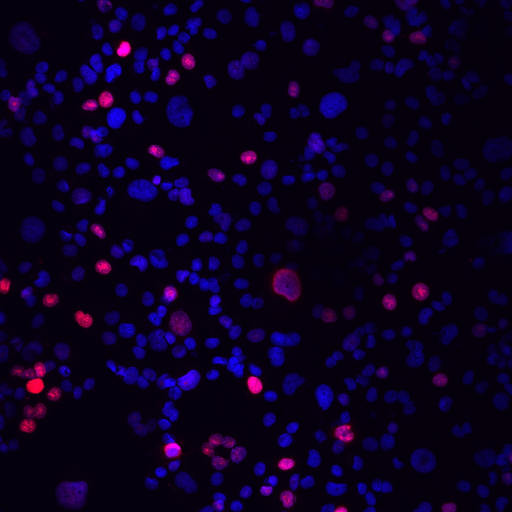
#> input picture dataset/cells/cells_new/1(13).jpg, 1024 x 1024 px (shown at 1/2 size); its folder holds only this picture in this run
$ python CellsCount.py
#> lines starting #> are read from the running program, lines starting #| are printed output that depends on the picture; after the words box and inside, x2 and y2 are one past the last pixel; in counts of white or black regions, pixels touching at a corner belong together; long printed decimals are rounded
import os

import cv2
import numpy as np

# pathToImages = "/home/slobodanka/Documents/masterThesis/CellsProject-master/images/"
pathToImages = "../dataset/cells/cells_new"

dictPhotos = {}
dictPhotos = {
    "1(5)": 11,
    "1(6)": 11,
    "1(7)": 95,
    "1(9)": 12,
    "1(13)": 360,
    "1(30)": 145,
    "1(31)": 128,
    "1(38)": 45,
    "1(41)": 189,
    "1(42)": 123
}


def segment(img):
    new_img = np.copy(img)
    new_img = np.float64(new_img)
    pos = new_img > (np.mean(img) + 20)
    new_img[pos] += 100
    others = new_img < (np.mean(img) + 20)
    new_img[new_img > 255] = 255
    new_img[others] -= 100
    new_img[new_img < 0] = 0
    return new_img


def threshold(img):
    img = np.uint8(img)
    return img


def count_cells(img, oimg):
    ret, thresh = cv2.threshold(img, 127, 255, cv2.THRESH_BINARY)
    contours, hierarchy = cv2.findContours(thresh, cv2.RETR_TREE, cv2.CHAIN_APPROX_SIMPLE)
    cv2.drawContours(oimg, contours, -1, (0, 255, 255), 1)
    # print("The number of cells are", len(contours))

    count = 0
    for c in contours:
        M = cv2.moments(c)
        denom = M['m00']
        if denom == 0:
            denom = 1
        cX = int(M['m10'] / denom)
        cY = int(M['m01'] / denom)

        if cv2.contourArea(c) < 400:
            continue

        if cX != cY:
            cv2.drawContours(oimg, [c], -1, (0, 255, 0), 2)
            count += 1
    # print('COUNT', count)

    # return oimg
    return count


def process_image(srcImg):
    oimg = np.copy(srcImg)
    hsv = cv2.cvtColor(srcImg, cv2.COLOR_BGR2HSV)
    h, s, v = cv2.split(hsv)
    img = v
    # cv2.imshow("Gray2.tif", img)
    clahe = cv2.createCLAHE(clipLimit=2.0, tileGridSize=(8, 8))

    img = clahe.apply(img)
    #    cv2.imshow('filtered', img)

    kernel = np.ones((3, 3), np.uint8)
    img = cv2.erode(img, kernel, iterations=1)
    #  cv2.imshow('erode', img)

    img = segment(img)
    #   cv2.imshow('segment', img)
    img = threshold(img)
    #    cv2.imshow('threshold', img)

    # img = cv2.GaussianBlur(img, (10,10), 0)
    img = cv2.medianBlur(img, 5)
    #    cv2.imshow('median', img)
    numberOfCells = count_cells(img, oimg)


    horizontalOutputImage = np.concatenate((srcImg, oimg), axis=1)
    cv2.imshow("src + final", horizontalOutputImage)

    cv2.imshow("final", oimg)

    #k = cv2.waitKey(0)

    return numberOfCells


# cv2.destroyAllWindows()


def calcPercentage(imgName, numberOfCells):
    imageName = imgName.split('.')[0]
    # print("ImageNumber: ", imageNumber, " cells: ", dictPhotos[imageNumber], " observed: ",\
    #      numberOfCells, "percentage:", (100.0 -percentage), "or real:", percentage)
    percentage = min(dictPhotos[imageName], numberOfCells) / max((dictPhotos[imageName], numberOfCells)) * 100
    print("ImageNumber: ", imageName, " cells: ", dictPhotos[imageName], " observed: ", \
          numberOfCells, "percentage:", percentage)
    return percentage


def main():
    globalSum = 0
    globalCount = 0
    dirs = os.listdir(pathToImages)
    for imgName in dirs:
        img = cv2.imread(os.path.join(pathToImages, imgName))
#> img is the input picture: shape (1024, 1024, 3); mean B, G, R 33, 0.4, 11.3

        # [6 lines of commented-out code are left out]

        if img is not None:
            print(imgName)
            numberOfCells = process_image(img)
#> in process_image, `h, s, v = cv2.split(hsv)`:
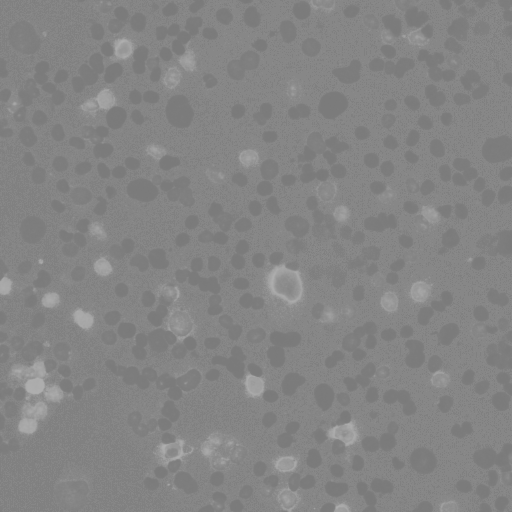
#> h: shape (1024, 1024) (shown at 1/2 size); min 120, max 177, mean 132.2
#> in process_image, `h, s, v = cv2.split(hsv)`:
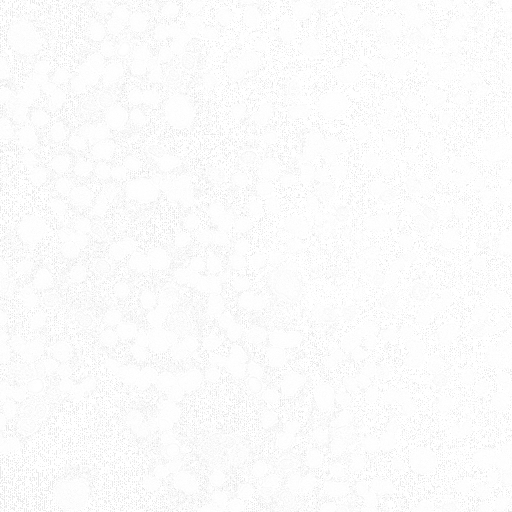
#> s: shape (1024, 1024) (shown at 1/2 size); min 175, max 255, mean 251.2
#> in segment, `pos = new_img > (np.mean(img) + 20)`:
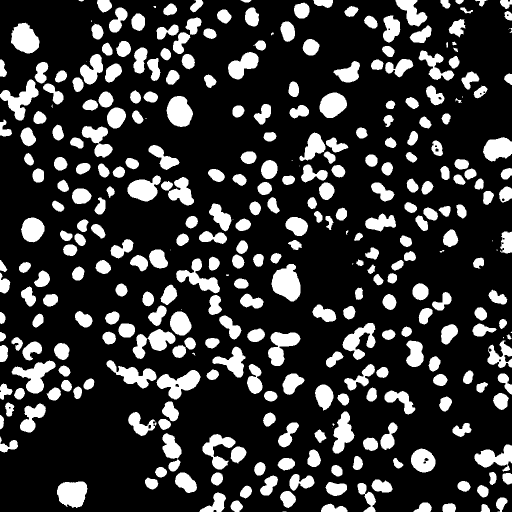
#> pos: shape (1024, 1024) bool (shown at 1/2 size); 21.1% white; 336 white regions (22 under 20 px), largest, box (x1, y1, x2, y2) and area: (543, 528, 601, 603) 3021, (313, 740, 401, 799) 2627, (23, 721, 111, 787) 2567
#> in segment, `new_img[new_img > 255] = 255`:
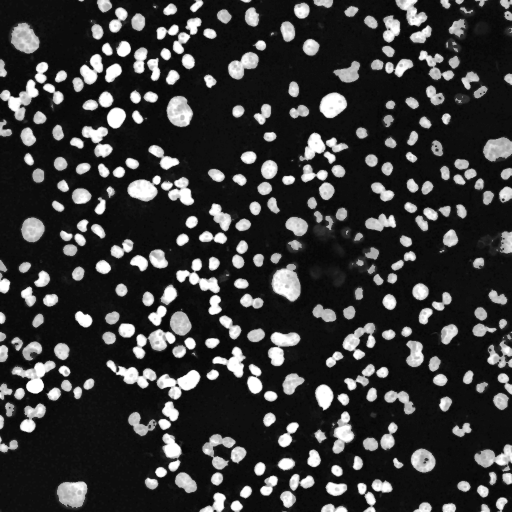
#> new_img: shape (1024, 1024) float64 (shown at 1/2 size); min 4, max 255, mean 57
#> in count_cells, `ret, thresh = cv2.threshold(img, 127, 255, cv2.THRESH_BINARY)`:
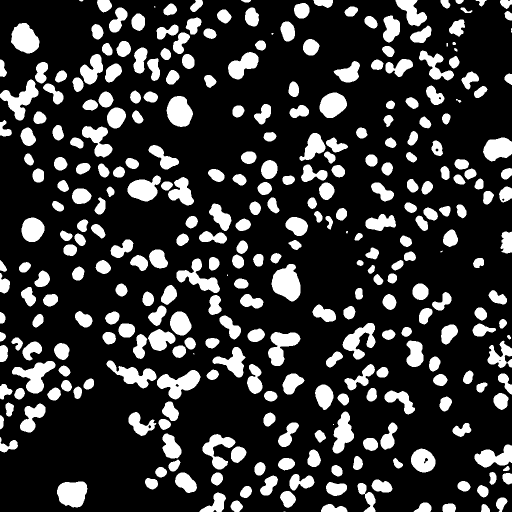
#> thresh: shape (1024, 1024) (shown at 1/2 size); 20.9% white; 322 white regions (9 under 20 px)
#> in count_cells, `contours, hierarchy = cv2.findContours(thresh, cv2.RETR_TREE, cv2.CHAI..`: contours = 329 contours, 13 with area under 20; largest, box (x1, y1, x2, y2) and area: (543, 528, 601, 603) 2920, (314, 740, 401, 799) 2546, (24, 722, 111, 787) 2435, (114, 963, 175, 1015) 2432, (0, 159, 77, 241) 2418
#> the loop in count_cells, `for c in contours:` made 329 passes
#> (c, cX, cY) on passes 1, 42: ([[567, 1023], [570, 1023]], 0, 0), ([[666, 848], [666, 849], [667, 849], [667, 848]], 666, 848)
#> after the loop in count_cells, `for c in contours:`:
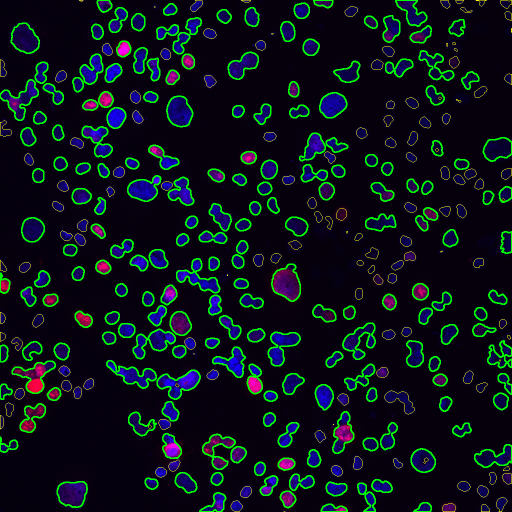
#> oimg: shape (1024, 1024, 3) (shown at 1/2 size); mean B, G, R 27.2, 21.8, 11.3
#> after the loop in count_cells, `for c in contours:`: count = 195
#> in process_image, `horizontalOutputImage = np.concatenate((srcImg, oimg), axis=1)`:
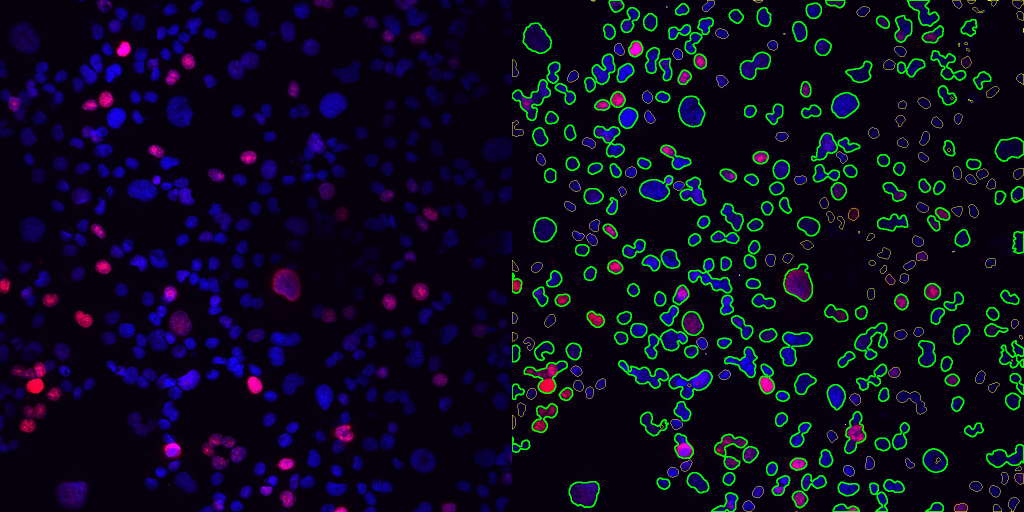
#> horizontalOutputImage: shape (1024, 2048, 3) (shown at 1/2 size); mean B, G, R 30.1, 11.1, 11.3
#> numberOfCells = 195
            globalSum += calcPercentage(imgName, numberOfCells)
#> in calcPercentage, `percentage = min(dictPhotos[imageName], numberOfCells) / max((dictPhot..`: percentage = 54.17
#| ImageNumber:  1(13)  cells:  360  observed:  195 percentage: 54.167
#> globalSum = 54.17
            globalCount += 1

    print("Final percentage: ", globalSum / float(globalCount))
#| Final percentage:  54.167


main()

$ run again, on dataset/cells/cells_new/1(41).jpg
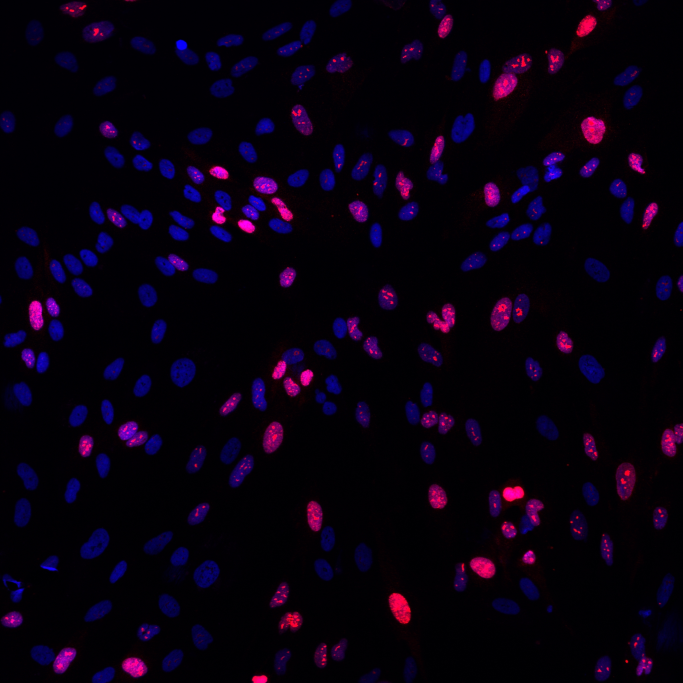
#> input picture dataset/cells/cells_new/1(41).jpg, 2048 x 2048 px (shown at 1/3 size)
#> in main, img is the input picture: shape (2048, 2048, 3); mean B, G, R 15.6, 0.4, 8.5
#> hsv: shape (2048, 2048, 3); mean H, S, V 132.2, 236.4, 17.8
#> pos: shape (2048, 2048) bool; 14.2% white; 369 white regions (157 under 20 px), largest, box (x1, y1, x2, y2) and area: (700, 524, 888, 702) 15708, (1466, 1440, 1632, 1603) 12469, (812, 1043, 943, 1193) 11150
#> thresh: shape (2048, 2048); 14.1% white; 225 white regions (25 under 20 px)
#> contours = 247 contours, 38 with area under 20; largest, box (x1, y1, x2, y2) and area: (701, 526, 886, 702) 15350, (1466, 1440, 1632, 1603) 12162, (813, 1044, 943, 1193) 11323, (1474, 161, 1596, 305) 8900, (92, 1936, 230, 2023) 6796
#> the loop in count_cells, `for c in contours:` made 247 passes
#> (c, cX, cY) on passes 18, 53: ([[2039, 1884], [2039, 1889], [2041, 1889], [2041, 1884]], 2040, 1886), ([[1523, 1640], [1523, 1641]], 0, 0)
#> after the loop in count_cells, `for c in contours:`:
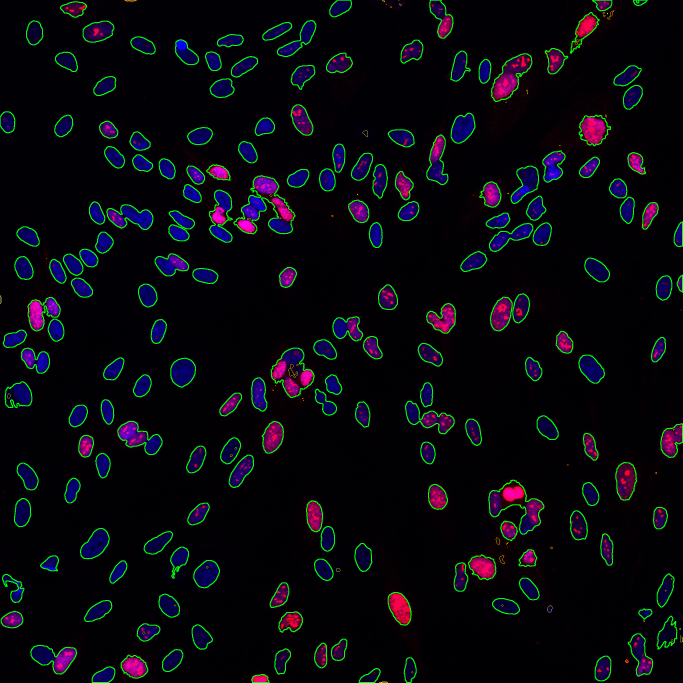
#> oimg: shape (2048, 2048, 3) (shown at 1/3 size); mean B, G, R 14.2, 9.2, 8
#> after the loop in count_cells, `for c in contours:`: count = 182
#> in process_image, `horizontalOutputImage = np.concatenate((srcImg, oimg), axis=1)`:
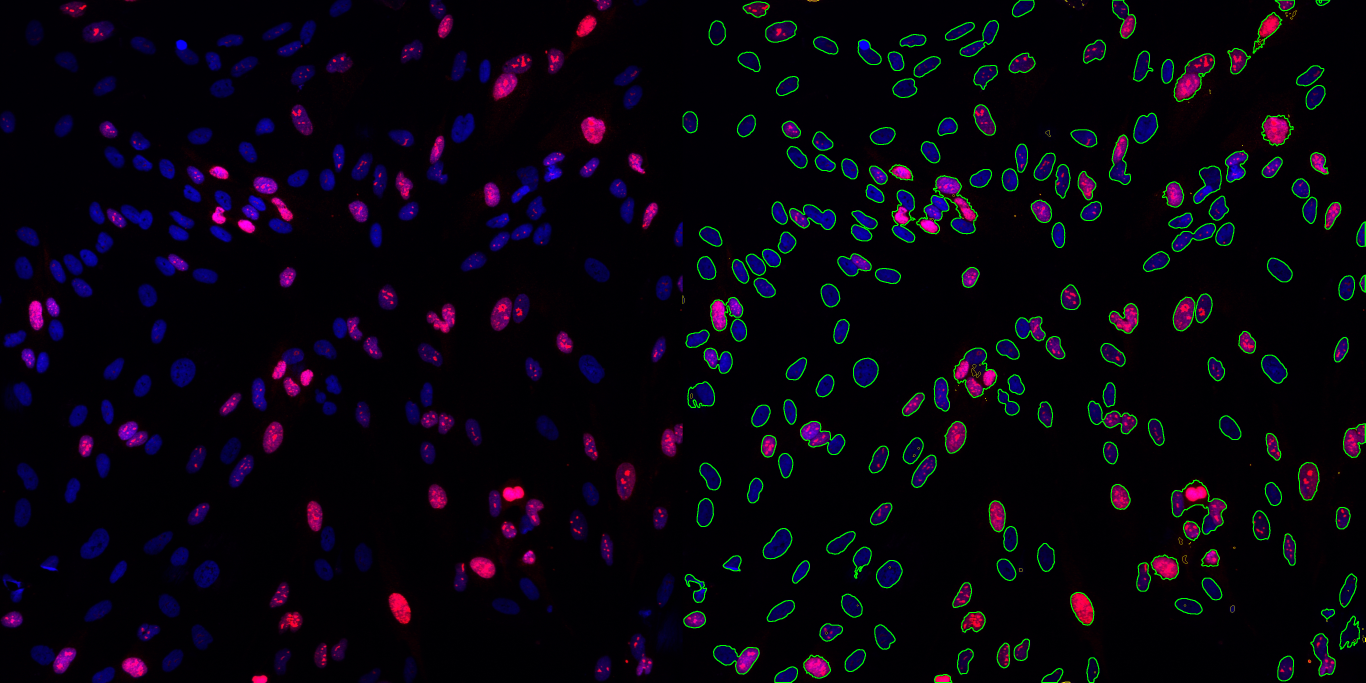
#> horizontalOutputImage: shape (2048, 4096, 3) (shown at 1/3 size); mean B, G, R 14.9, 4.8, 8.2
#> percentage = 96.3
#| ImageNumber:  1(41)  cells:  189  observed:  182 percentage: 96.296
#| Final percentage:  96.296

$ run again, on dataset/cells/cells_new/1(42).jpg
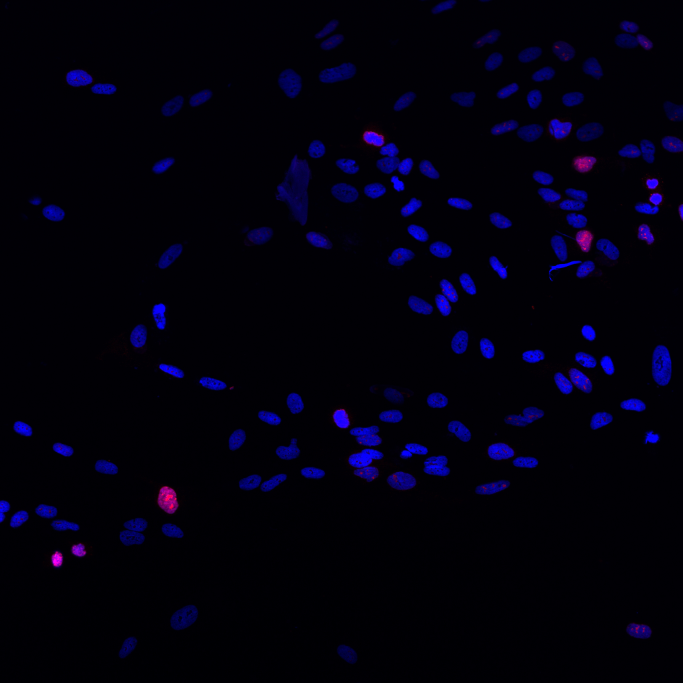
#> input picture dataset/cells/cells_new/1(42).jpg, 2048 x 2048 px (shown at 1/3 size)
#> in main, img is the input picture: shape (2048, 2048, 3); mean B, G, R 13.8, 0.2, 1.7
#> hsv: shape (2048, 2048, 3); mean H, S, V 123.6, 249.7, 13.9
#> pos: shape (2048, 2048) bool; 7.5% white; 167 white regions (38 under 20 px), largest, box (x1, y1, x2, y2) and area: (827, 465, 934, 676) 12485, (1087, 386, 1240, 526) 8906, (1045, 1346, 1151, 1445) 6118
#> thresh: shape (2048, 2048); 7.5% white; 138 white regions (11 under 20 px)
#> contours = 154 contours, 22 with area under 20; largest, box (x1, y1, x2, y2) and area: (828, 466, 934, 675) 12325, (1087, 388, 1240, 525) 8636, (1046, 1347, 1151, 1445) 5934, (1956, 1035, 2014, 1157) 5706, (1662, 1105, 1777, 1183) 5274
#> the loop in count_cells, `for c in contours:` made 154 passes
#> (cX, cY) on passes 1 to 8: (1041, 1961), (383, 1940), (378, 1945), (392, 1934), (401, 1924), (386, 1922), (1916, 1892), (552, 1852)
#> after the loop in count_cells, `for c in contours:`:
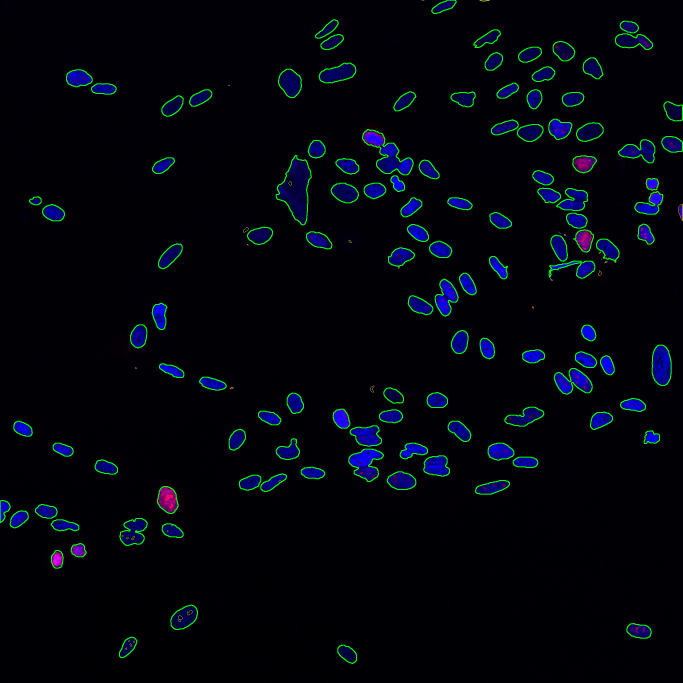
#> oimg: shape (2048, 2048, 3) (shown at 1/3 size); mean B, G, R 12.6, 5.2, 1.6
#> after the loop in count_cells, `for c in contours:`: count = 117
#> in process_image, `horizontalOutputImage = np.concatenate((srcImg, oimg), axis=1)`:
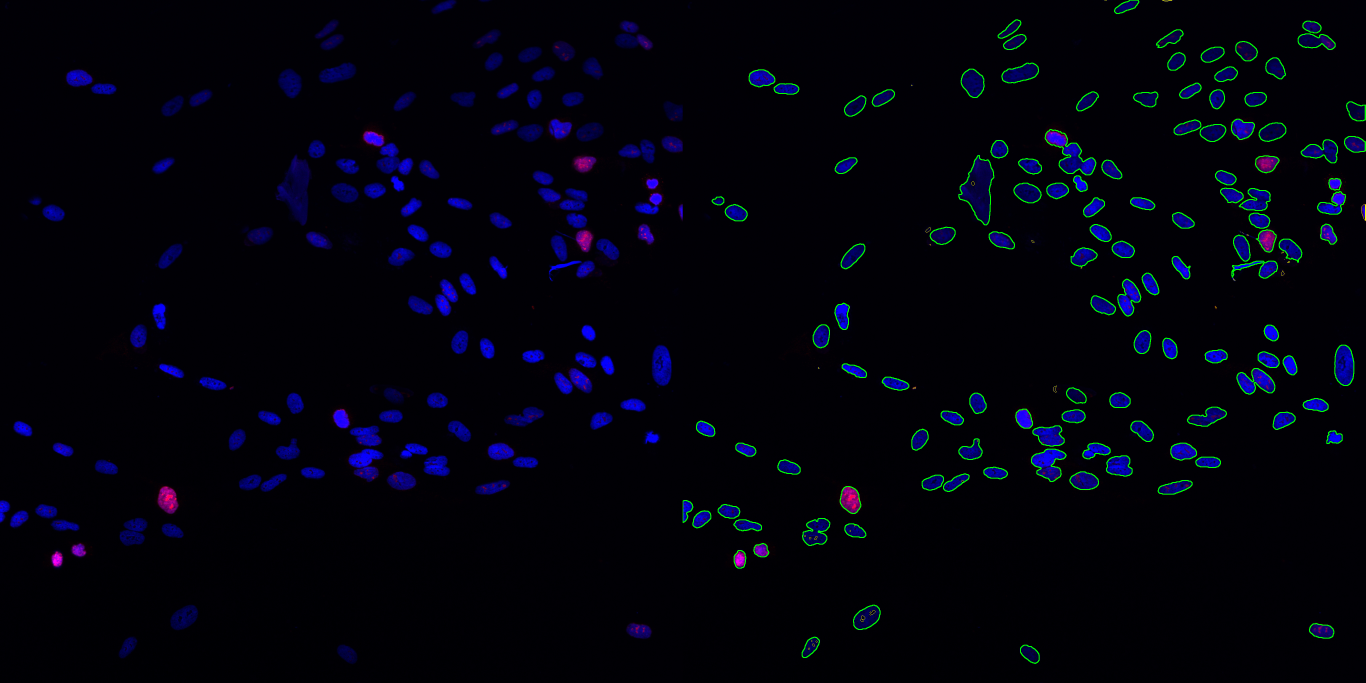
#> horizontalOutputImage: shape (2048, 4096, 3) (shown at 1/3 size); mean B, G, R 13.2, 2.7, 1.7
#> percentage = 95.12
#| ImageNumber:  1(42)  cells:  123  observed:  117 percentage: 95.122
#| Final percentage:  95.122
